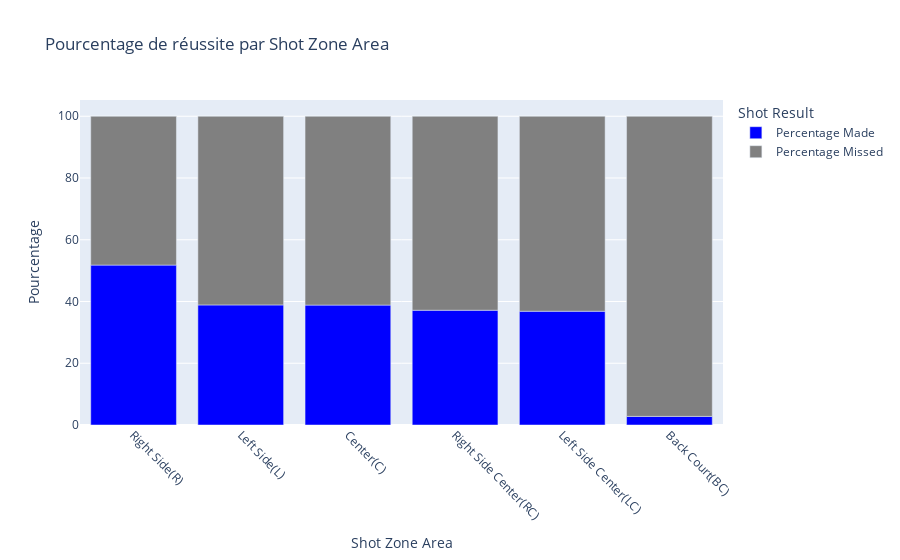

This figure's notebook cell:
### Code cell
# Créez un DataFrame avec les données filtrées pour "Shot Made Flag" = 1
shot_made_df = shot_location[shot_location["Shot Made Flag"] == 1]

# Créez un DataFrame avec les données filtrées pour "Shot Made Flag" = 0
shot_missed_df = shot_location[shot_location["Shot Made Flag"] == 0]

# Groupez les données par "Shot Zone Area" et comptez le nombre d'occurrences
shot_made_counts = shot_made_df["Shot Zone Area"].value_counts()
shot_missed_counts = shot_missed_df["Shot Zone Area"].value_counts()

# Créez un DataFrame combinant les deux
stacked_df = pd.DataFrame({
    "Shot Zone Area": shot_location["Shot Zone Area"].unique(),
    "Made": shot_made_counts,
    "Missed": shot_missed_counts
}).fillna(0)

# Calculez les pourcentages de réussite et d'échec
stacked_df["Percentage Made"] = (stacked_df["Made"] / (stacked_df["Made"] + stacked_df["Missed"])) * 100
stacked_df["Percentage Missed"] = (stacked_df["Missed"] / (stacked_df["Made"] + stacked_df["Missed"])) * 100

# Triez le DataFrame en fonction du pourcentage de réussite ("Percentage Made") dans l'ordre décroissant
stacked_df = stacked_df.sort_values(by="Percentage Made", ascending=False)

# Créez un Stacked Bar Chart Plotly
fig = px.bar(stacked_df, x="Shot Zone Area", y=["Percentage Made", "Percentage Missed"],
             title="Pourcentage de réussite par Shot Zone Area",
             labels={"value": "Pourcentage", "variable": "Shot Result"},
             color_discrete_map={"Percentage Made": "blue", "Percentage Missed": "gray"})

fig.update_xaxes(tickangle=45)

# Affichez la figure Plotly
fig.show()

### Figure 1 — Plotly figure (JSON) as saved in the notebook; plotly's stock layout.template omitted (floating-point values rounded to 4 significant figures)
{"data": [{"alignmentgroup": "True", "hovertemplate": "Shot Result=Percentage Made<br>Shot Zone Area=%{x}<br>Pourcentage=%{y}<extra></extra>", "legendgroup": "Percentage Made", "marker": {"color": "blue", "pattern": {"shape": ""}}, "name": "Percentage Made", "offsetgroup": "Percentage Made", "orientation": "v", "showlegend": true, "textposition": "auto", "type": "bar", "x": ["Right Side(R)", "Left Side(L)", "Center(C)", "Right Side Center(RC)", "Left Side Center(LC)", "Back Court(BC)"], "xaxis": "x", "y": [51.78, 38.89, 38.83, 37.16, 36.84, 2.785], "yaxis": "y"}, {"alignmentgroup": "True", "hovertemplate": "Shot Result=Percentage Missed<br>Shot Zone Area=%{x}<br>Pourcentage=%{y}<extra></extra>", "legendgroup": "Percentage Missed", "marker": {"color": "gray", "pattern": {"shape": ""}}, "name": "Percentage Missed", "offsetgroup": "Percentage Missed", "orientation": "v", "showlegend": true, "textposition": "auto", "type": "bar", "x": ["Right Side(R)", "Left Side(L)", "Center(C)", "Right Side Center(RC)", "Left Side Center(LC)", "Back Court(BC)"], "xaxis": "x", "y": [48.22, 61.11, 61.17, 62.84, 63.16, 97.22], "yaxis": "y"}], "layout": {"barmode": "relative", "legend": {"title": {"text": "Shot Result"}, "tracegroupgap": 0}, "title": {"text": "Pourcentage de réussite par Shot Zone Area"}, "xaxis": {"anchor": "y", "domain": [0, 1], "tickangle": 45, "title": {"text": "Shot Zone Area"}}, "yaxis": {"anchor": "x", "domain": [0, 1], "title": {"text": "Pourcentage"}}}}
